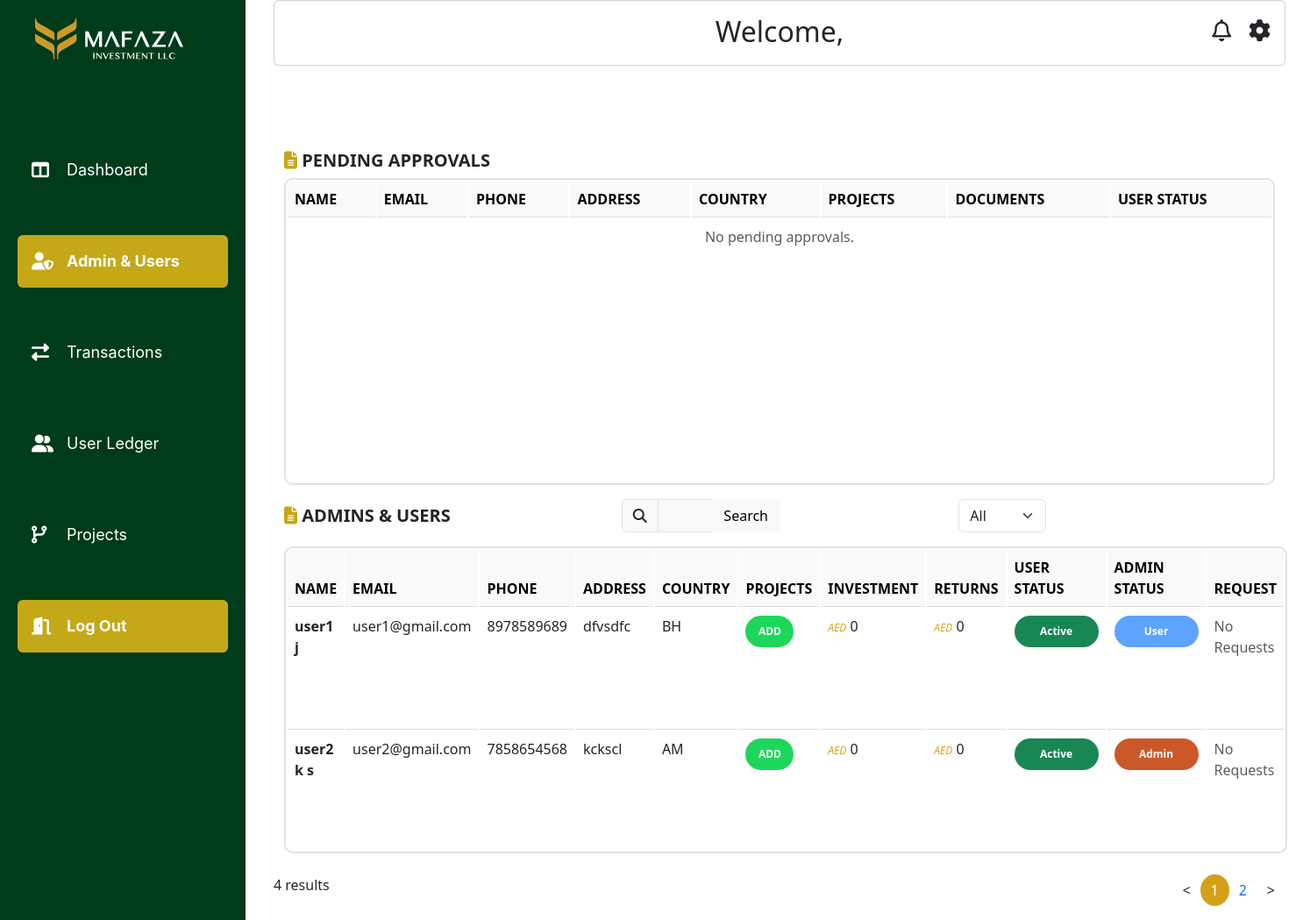
Before: /mafazapp/adminusers/ (signed in) with the older database file.
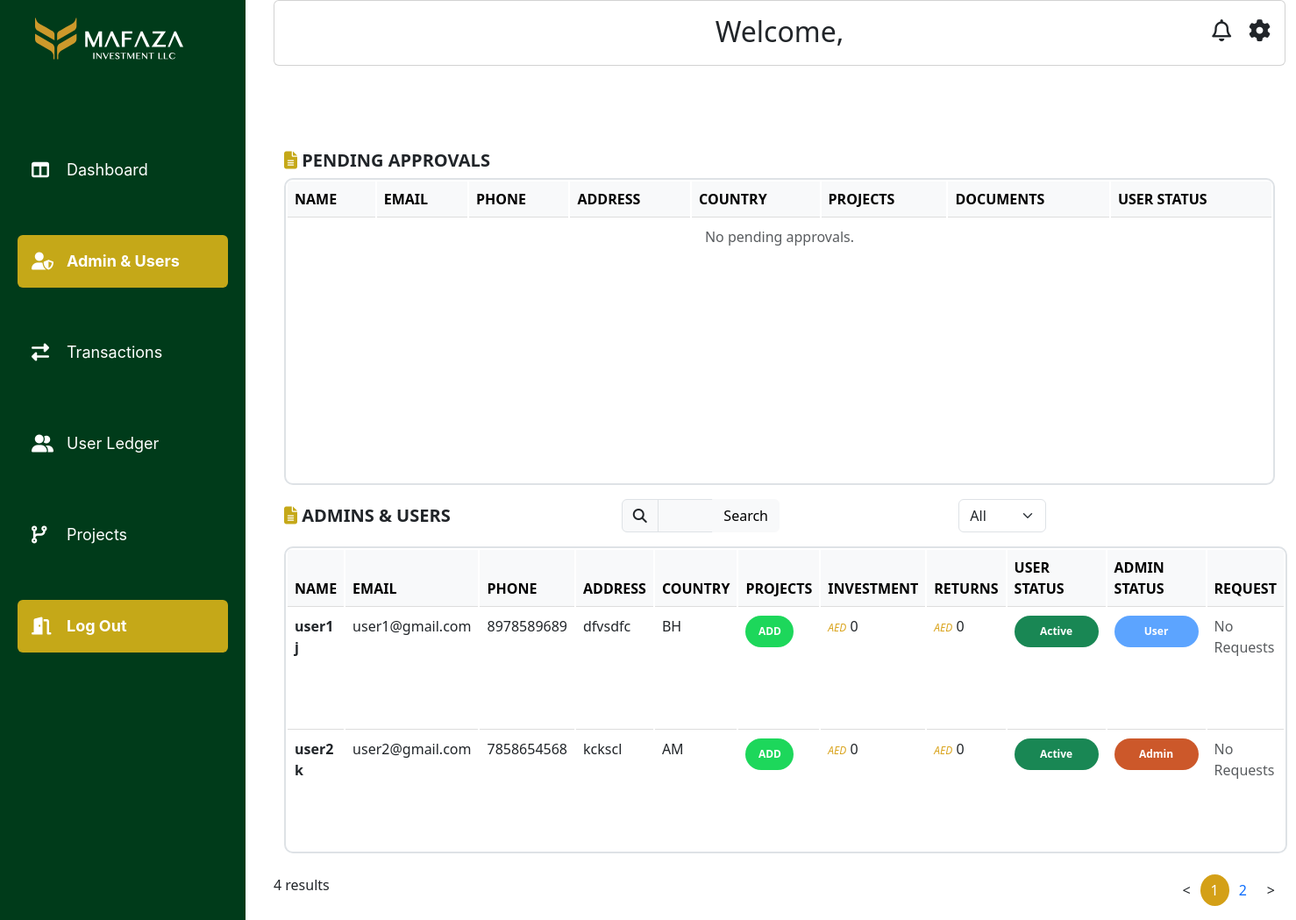
After: the same page with the newer database file.
### mafazapp/models.py (models this page shows, shortened)
class CustomUser(AbstractUser):
    id = models.UUIDField(primary_key=True, default=uuid.uuid4, editable=False)
    phone_number = models.CharField(max_length=15)
    address = models.TextField()
    country = CountryField()
    status = models.CharField(max_length=20, choices=STATUS_CHOICES, default='PENDING')
    is_approved = models.BooleanField(default=False)
    created_at = models.DateTimeField(auto_now_add=True)
    has_requested = models.BooleanField(default=False)

### mafazapp/views.py (the view, shortened to what this page needs)
# urls.py: path('adminusers/', views.adminusers, name='adminusers'),
@user_passes_test(admin_required, login_url='home')
@never_cache
def adminusers(request):
    User = get_user_model()
    search_query = request.GET.get('search', '')
    user_type = request.GET.get('user_type', '')
    users = User.objects.exclude(is_superuser=True)
    if user_type:
        if user_type == 'Admin':
            users = users.filter(is_staff=True)
        elif user_type == 'User':
            users = users.filter(is_staff=False)
    approved_users = users.filter(is_approved=True)
    pending_users = users.filter(is_approved=False)
    requested_users = approved_users.filter(has_requested=True)
    paginator = Paginator(approved_users, 2)
    page_number = request.GET.get('page')
    page_users = paginator.get_page(page_number)
    projects = InvestmentProject.objects.all()
    form = UserProjectAssignmentForm()
    return render(request, 'adminusers.html', {
        'users': page_users,
        'pending_users': pending_users,
        'requested_users': requested_users,
        'search_query': search_query,
        'user_type': user_type,
        'projects': projects,
        'form': form
    })

### mafazapp/forms.py
class UserProjectAssignmentForm(forms.ModelForm):
    class Meta:
        model = UserProjectAssignment
        fields = ['user', 'project', 'roi']
    def __init__(self, *args, **kwargs):
        super(UserProjectAssignmentForm, self).__init__(*args, **kwargs)
        self.fields['roi'].widget.attrs.update({'placeholder': 'Enter ROI (optional)'})

### mafazapp/views.py (called while the page is built)
def admin_required(user):
    return user.is_authenticated and user.is_staff

### mafazapp/templates/adminusers.html (shortened to what the changed rows need)
{% load static %}
<!DOCTYPE html>
<html lang="en">
<head>
    <link rel="stylesheet" type="text/css" href="{% static 'css/style.css' %}">
    <link href="https://cdn.jsdelivr.net/npm/bootstrap@5.3.0/dist/css/bootstrap.min.css" rel="stylesheet">
    <link rel="stylesheet" href="https://cdnjs.cloudflare.com/ajax/libs/font-awesome/6.5.1/css/all.min.css">
</head>
<body >
<div class="content">
    <div class="container-fluid" >
        <div class="row">
            <div class="col-lg-12 col-md-12 col-sm-12 col-12">
                <div class="card p-3">
                    <h2 class="text-center">Welcome, {{ request.user.first_name }}</h2>
                </div>
            </div>
        </div>
                <br><br><br>
                <div class="container-fluid mt-4">
                    <table class="table">
                        <thead class="table-light">
                            <tr>
                                <th>NAME</th>
                                <th>Email</th>
                                <th>Phone</th>
                                <th>Address</th>
                                <th>Country</th>
                                <th>PROJECTS</th>
                                <th>DOCUMENTS</th>
                                <th>USER STATUS</th>
                            </tr>
                        </thead>
                    </table>
                    </div>
                    <table class="table mt-3">
                        <thead class="table-light">
                            <tr>
                                <th>NAME</th>
                                <th>Email</th>
                                <th>Phone</th>
                                <th>Address</th>
                                <th>Country</th>
                                <th>PROJECTS</th>
                                <th>INVESTMENT</th>
                                <th>RETURNS</th>
                                <th>USER STATUS</th>
                                <th>ADMIN STATUS</th>
                                <th>REQUEST</th>
                            </tr>
                        </thead>
                        <tbody>
                            {% for user in users %}
                            <tr>
                                <td><strong>{{ user.first_name }} {{ user.last_name }}</strong></td>
                                <td>{{ user.email }}</td>
                                <td>{{ user.phone_number }}</td>
                                <td>{{ user.address }}</td>
                                <td>{{ user.country }}</td>
                                <td>
                                    <button class="badge4 assign-btn" data-bs-toggle="modal" data-bs-target="#assignProjectModal"
                                    data-user-id="{{ user.id }}" data-username="{{ user.username }}">
                                    ADD
                                    </button>
                                </td>
                                <td><span class="currency">AED</span> 0</td>
                                <td><span class="currency">AED</span> 0</td>
                                <td>
                                    <form method="POST" action="{% url 'adminusers' %}">
                                        <button type="submit" name="action" value="confirm_toggle"
                                            class="badge3 {% if user.is_approved %}bg-success{% else %}bg-warning{% endif %}">
                                            {% if user.is_approved %} Active {% else %} Pending {% endif %}
                                        </button>
                                    </form>
                                </td>
                                <td>
                                    <form method="POST" action="{% url 'adminusers' %}">
                                        <button type="submit" name="action" value="{% if user.is_staff %}demote{% else %}promote{% endif %}"
                                                class="badge1 {% if user.is_staff %}admin{% else %}user{% endif %}">
                                            {% if user.is_staff %} Admin {% else %} User {% endif %}
                                        </button>
                                    </form>
                                </td>
<td>
    {% if user.has_requested %}
        <button type="button" class="btn btn-info" data-bs-toggle="modal" data-bs-target="#resetPasswordModal{{ user.id }}">
            View Request
        </button>
        <div class="modal fade" id="resetPasswordModal{{ user.id }}" tabindex="-1" aria-labelledby="resetPasswordModalLabel" aria-hidden="true">
            <div class="modal-dialog">
                <div class="modal-content">
                    <div class="modal-header">
                        <h5 class="modal-title" id="resetPasswordModalLabel">Reset Password for {{ user.username }}</h5>
                        <button type="button" class="btn-close" data-bs-dismiss="modal" aria-label="Close"></button>
                    </div>
                    <div class="modal-body">
                        <form method="POST" action="{% url 'adminusers' %}">
                            {% csrf_token %}
                            <input type="hidden" name="user_id" value="{{ user.id }}">
                            <input type="hidden" name="action" value="reset_password">
                            <div class="mb-3">
                                <label for="new_password_{{ user.id }}" class="form-label">New Password</label>
                                <input type="password" class="form-control" id="new_password_{{ user.id }}" name="new_password" required>
                            </div>
                            <div class="mb-3">
                                <label for="confirm_password_{{ user.id }}" class="form-label">Confirm Password</label>
                                <input type="password" class="form-control" id="confirm_password_{{ user.id }}" name="confirm_password" required>
                            </div>
                            <div class="modal-footer">
                                <button type="submit" class="btn btn-primary">Reset Password</button>
                                <button type="button" class="btn btn-secondary" data-bs-dismiss="modal">Cancel</button>
                            </div>
                        </form>
                    </div>
                </div>
            </div>
        </div>
    {% else %}
        <span class="text-muted">No Requests</span>
    {% endif %}
</td>
            </tr>
               {% endfor %}
                        </tbody>
                    </table>
                    </div>
</body>
</html>

Changed rows visible on the page:
changed CustomUser "user2": last_name "k s" → "k"
